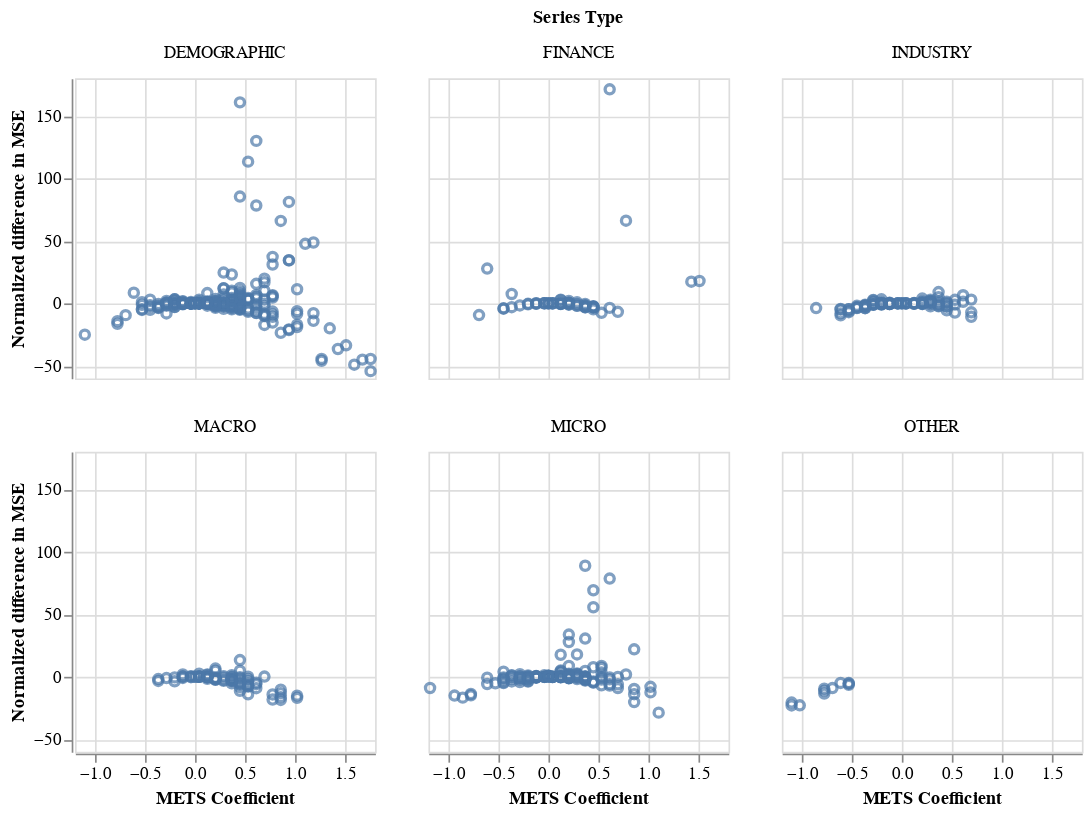

Notebook code for this chart:
### Code cell
(altair.Chart(yearly_est_df, title = 'Quarterly M3 Estimation')
 .mark_point()
 .encode(x=altair.X('mets_coef', title = 'METS Coefficient'),
         y=altair.Y('MSE_Ratio',title = 'Normalized difference in MSE'))
#          color=altair.Color('series_type', title = 'Series Type') )
 .properties(
    width=180,
    height=180)
.facet(
    facet=altair.Facet('series_type', title = 'Series Type'),
    columns=3
)
)

### Figure 1 — Vega-Lite specification as saved in the notebook (floating-point values rounded to 4 significant figures; data arrays with more than 128 entries replaced by an {"elided": "..."} marker saying what was removed)
{"config": {"view": {"continuousWidth": 400, "continuousHeight": 300}}, "data": {"name": "data-2928d5f4f550e3f9991509cf656bdb9d"}, "facet": {"type": "nominal", "field": "series_type", "title": "Series Type"}, "spec": {"mark": "point", "encoding": {"x": {"type": "quantitative", "field": "mets_coef", "title": "METS Coefficient"}, "y": {"type": "quantitative", "field": "MSE_Ratio", "title": "Normalized difference in MSE"}}, "height": 180, "title": "Quarterly M3 Estimation", "width": 180}, "columns": 3, "$schema": "https://vega.github.io/schema/vega-lite/v4.8.1.json", "datasets": {"data-2928d5f4f550e3f9991509cf656bdb9d": {"elided": "645 records"}}}
